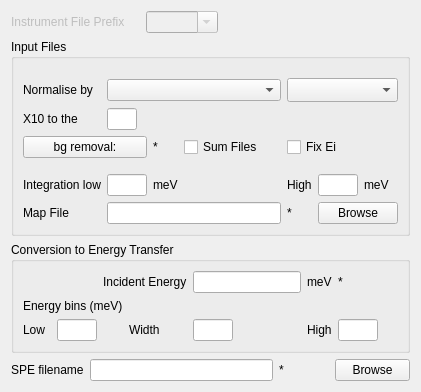
     <widget class="QWidget" name="conv" >
      <attribute name="title" >
       <string>Energy Transfer</string>
      </attribute>
      <layout class="QGridLayout" name="gridLayout_3" >
       <item row="0" column="0" colspan="2" >
        <widget class="QLabel" name="lbPrefix" >
         <property name="enabled" >
          <bool>false</bool>
         </property>
         <property name="text" >
          <string>Instrument File Prefix</string>
         </property>
        </widget>
       </item>
       <item row="0" column="2" >
        <widget class="QComboBox" name="loadRun_cbInst" >
         <property name="enabled" >
          <bool>false</bool>
         </property>
         <property name="sizePolicy" >
          <sizepolicy vsizetype="Fixed" hsizetype="Fixed" >
           <horstretch>0</horstretch>
           <verstretch>0</verstretch>
          </sizepolicy>
         </property>
         <property name="maximumSize" >
          <size>
           <width>100</width>
           <height>16777215</height>
          </size>
         </property>
         <property name="editable" >
          <bool>true</bool>
         </property>
        </widget>
       </item>
       <item row="0" column="3" colspan="3" >
        <spacer name="horizontalSpacer_22" >
         <property name="orientation" >
          <enum>Qt::Horizontal</enum>
         </property>
         <property name="sizeHint" stdset="0" >
          <size>
           <width>40</width>
           <height>20</height>
          </size>
         </property>
        </spacer>
       </item>
       <item row="1" column="0" colspan="6" >
        <widget class="QGroupBox" name="gbExperiment" >
         <property name="title" >
          <string>Input Files</string>
         </property>
         <property name="flat" >
          <bool>false</bool>
         </property>
         <property name="checkable" >
          <bool>false</bool>
         </property>
         <layout class="QGridLayout" name="gridLayout_2" >
          <item row="1" column="0" colspan="2" >
           <widget class="QLabel" name="lbNorm" >
            <property name="toolTip" >
             <string comment="Select the type of normalization for the runs" >Select the type of normalization for the runs</string>
            </property>
            <property name="text" >
             <string>Normalise by</string>
            </property>
           </widget>
          </item>
          <item row="1" column="2" colspan="3" >
           <widget class="QComboBox" name="cbNormal" >
            <property name="sizePolicy" >
             <sizepolicy vsizetype="Fixed" hsizetype="Minimum" >
              <horstretch>0</horstretch>
              <verstretch>0</verstretch>
             </sizepolicy>
            </property>
            <property name="minimumSize" >
             <size>
              <width>80</width>
              <height>0</height>
             </size>
            </property>
            <property name="toolTip" >
             <string comment="Select the type of normalization for the runs" >Select the type of normalization for the runs</string>
            </property>
           </widget>
          </item>
          <item row="1" column="5" colspan="3" >
           <widget class="QComboBox" name="cbMonitors" >
            <property name="toolTip" >
             <string comment="Select the type of normalization for the runs" >Select the type of normalization for the runs</string>
            </property>
            <property name="sizeAdjustPolicy" >
             <enum>QComboBox::AdjustToMinimumContentsLengthWithIcon</enum>
            </property>
           </widget>
          </item>
          <item row="2" column="0" colspan="2" >
           <widget class="QLabel" name="lbScale" >
            <property name="text" >
             <string>X10 to the</string>
            </property>
           </widget>
          </item>
          <item row="2" column="2" >
           <widget class="QLineEdit" name="leScale" >
            <property name="sizePolicy" >
             <sizepolicy vsizetype="Fixed" hsizetype="Maximum" >
              <horstretch>0</horstretch>
              <verstretch>0</verstretch>
             </sizepolicy>
            </property>
            <property name="maximumSize" >
             <size>
              <width>30</width>
              <height>16777215</height>
             </size>
            </property>
           </widget>
          </item>
          <item row="3" column="0" colspan="3" >
           <widget class="QPushButton" name="pbBack" >
            <property name="text" >
             <string>bg removal:</string>
            </property>
           </widget>
          </item>
          <item row="3" column="3" >
           <widget class="QLabel" name="valBg" >
            <property name="sizePolicy" >
             <sizepolicy vsizetype="Minimum" hsizetype="Minimum" >
              <horstretch>0</horstretch>
              <verstretch>0</verstretch>
             </sizepolicy>
            </property>
            <property name="minimumSize" >
             <size>
              <width>20</width>
              <height>20</height>
             </size>
            </property>
            <property name="text" >
             <string>*</string>
            </property>
           </widget>
          </item>
          <item row="3" column="4" >
           <widget class="QCheckBox" name="ckSumSpecs" >
            <property name="sizePolicy" >
             <sizepolicy vsizetype="Fixed" hsizetype="Minimum" >
              <horstretch>64</horstretch>
              <verstretch>0</verstretch>
             </sizepolicy>
            </property>
            <property name="minimumSize" >
             <size>
              <width>64</width>
              <height>0</height>
             </size>
            </property>
            <property name="text" >
             <string>Sum Files</string>
            </property>
            <property name="tristate" >
             <bool>false</bool>
            </property>
           </widget>
          </item>
          <item row="3" column="5" colspan="3" >
           <widget class="QCheckBox" name="ckFixEi" >
            <property name="text" >
             <string>Fix Ei</string>
            </property>
           </widget>
          </item>
          <item row="5" column="0" colspan="2" >
           <widget class="QLabel" name="lbWBV0Low1" >
            <property name="sizePolicy" >
             <sizepolicy vsizetype="Expanding" hsizetype="Expanding" >
              <horstretch>0</horstretch>
              <verstretch>0</verstretch>
             </sizepolicy>
            </property>
            <property name="text" >
             <string>Integration low</string>
            </property>
           </widget>
          </item>
          <item row="5" column="2" >
           <widget class="QLineEdit" name="leWBV0Low" >
            <property name="sizePolicy" >
             <sizepolicy vsizetype="Fixed" hsizetype="Maximum" >
              <horstretch>0</horstretch>
              <verstretch>0</verstretch>
             </sizepolicy>
            </property>
            <property name="minimumSize" >
             <size>
              <width>0</width>
              <height>0</height>
             </size>
            </property>
            <property name="maximumSize" >
             <size>
              <width>40</width>
              <height>16777215</height>
             </size>
            </property>
           </widget>
          </item>
          <item row="5" column="3" >
           <widget class="QLabel" name="lbWBV0Low2" >
            <property name="text" >
             <string>meV</string>
            </property>
           </widget>
          </item>
          <item row="5" column="4" >
           <spacer name="horizontalSpacer_3" >
            <property name="orientation" >
             <enum>Qt::Horizontal</enum>
            </property>
            <property name="sizeType" >
             <enum>QSizePolicy::Fixed</enum>
            </property>
            <property name="sizeHint" stdset="0" >
             <size>
              <width>20</width>
              <height>20</height>
             </size>
            </property>
           </spacer>
          </item>
          <item row="5" column="5" >
           <widget class="QLabel" name="lbWBV0High1" >
            <property name="text" >
             <string>High</string>
            </property>
           </widget>
          </item>
          <item row="5" column="6" >
           <widget class="QLineEdit" name="leWBV0High" >
            <property name="sizePolicy" >
             <sizepolicy vsizetype="Fixed" hsizetype="Maximum" >
              <horstretch>0</horstretch>
              <verstretch>0</verstretch>
             </sizepolicy>
            </property>
            <property name="maximumSize" >
             <size>
              <width>40</width>
              <height>16777215</height>
             </size>
            </property>
           </widget>
          </item>
          <item row="5" column="7" >
           <widget class="QLabel" name="lbWBV0High2" >
            <property name="text" >
             <string>meV</string>
            </property>
           </widget>
          </item>
          <item row="6" column="0" colspan="2" >
           <widget class="QLabel" name="map_fileInput_lbName" >
            <property name="sizePolicy" >
             <sizepolicy vsizetype="Expanding" hsizetype="Expanding" >
              <horstretch>0</horstretch>
              <verstretch>0</verstretch>
             </sizepolicy>
            </property>
            <property name="text" >
             <string>Map File</string>
            </property>
           </widget>
          </item>
          <item row="6" column="2" colspan="3" >
           <widget class="QLineEdit" name="map_fileInput_leName" />
          </item>
          <item row="6" column="5" >
           <widget class="QLabel" name="valMap" >
            <property name="sizePolicy" >
             <sizepolicy vsizetype="Minimum" hsizetype="Minimum" >
              <horstretch>0</horstretch>
              <verstretch>0</verstretch>
             </sizepolicy>
            </property>
            <property name="minimumSize" >
             <size>
              <width>20</width>
              <height>20</height>
             </size>
            </property>
            <property name="text" >
             <string>*</string>
            </property>
           </widget>
          </item>
          <item row="6" column="6" colspan="2" >
           <widget class="QPushButton" name="map_fileInput_pbBrowse" >
            <property name="text" >
             <string>Browse</string>
            </property>
           </widget>
          </item>
          <item row="0" column="2" >
           <spacer name="verticalSpacer_4" >
            <property name="orientation" >
             <enum>Qt::Vertical</enum>
            </property>
            <property name="sizeHint" stdset="0" >
             <size>
              <width>20</width>
              <height>10</height>
             </size>
            </property>
           </spacer>
          </item>
          <item row="4" column="4" >
           <spacer name="verticalSpacer_5" >
            <property name="orientation" >
             <enum>Qt::Vertical</enum>
            </property>
            <property name="sizeHint" stdset="0" >
             <size>
              <width>20</width>
              <height>10</height>
             </size>
            </property>
           </spacer>
          </item>
         </layout>
        </widget>
       </item>
       <item row="2" column="0" colspan="6" >
        <widget class="QGroupBox" name="gbConvUnits" >
         <property name="title" >
          <string>Conversion to Energy Transfer</string>
         </property>
         <layout class="QGridLayout" name="gridLayout_8" >
          <item row="0" column="2" colspan="2" >
           <widget class="QLabel" name="lbEGuess1" >
            <property name="text" >
             <string>Incident Energy</string>
            </property>
           </widget>
          </item>
          <item row="0" column="4" colspan="2" >
           <widget class="QLineEdit" name="leEGuess" />
          </item>
          <item row="1" column="0" colspan="3" >
           <widget class="QLabel" name="lbEBins" >
            <property name="sizePolicy" >
             <sizepolicy vsizetype="Expanding" hsizetype="Expanding" >
              <horstretch>0</horstretch>
              <verstretch>0</verstretch>
             </sizepolicy>
            </property>
            <property name="text" >
             <string>Energy bins (meV)</string>
            </property>
           </widget>
          </item>
          <item row="2" column="0" >
           <widget class="QLabel" name="lbELow" >
            <property name="sizePolicy" >
             <sizepolicy vsizetype="Expanding" hsizetype="Expanding" >
              <horstretch>0</horstretch>
              <verstretch>0</verstretch>
             </sizepolicy>
            </property>
            <property name="text" >
             <string>Low</string>
            </property>
            <property name="textFormat" >
             <enum>Qt::AutoText</enum>
            </property>
            <property name="wordWrap" >
             <bool>true</bool>
            </property>
           </widget>
          </item>
          <item row="2" column="1" >
           <widget class="QLineEdit" name="leELow" >
            <property name="sizePolicy" >
             <sizepolicy vsizetype="Fixed" hsizetype="Maximum" >
              <horstretch>0</horstretch>
              <verstretch>0</verstretch>
             </sizepolicy>
            </property>
            <property name="maximumSize" >
             <size>
              <width>40</width>
              <height>16777215</height>
             </size>
            </property>
           </widget>
          </item>
          <item row="2" column="2" >
           <spacer name="horizontalSpacer_13" >
            <property name="orientation" >
             <enum>Qt::Horizontal</enum>
            </property>
            <property name="sizeType" >
             <enum>QSizePolicy::Fixed</enum>
            </property>
            <property name="sizeHint" stdset="0" >
             <size>
              <width>20</width>
              <height>20</height>
             </size>
            </property>
           </spacer>
          </item>
          <item row="2" column="3" >
           <widget class="QLabel" name="lbEWidth" >
            <property name="sizePolicy" >
             <sizepolicy vsizetype="Expanding" hsizetype="Expanding" >
              <horstretch>0</horstretch>
              <verstretch>0</verstretch>
             </sizepolicy>
            </property>
            <property name="text" >
             <string>Width</string>
            </property>
            <property name="textFormat" >
             <enum>Qt::AutoText</enum>
            </property>
            <property name="wordWrap" >
             <bool>true</bool>
            </property>
           </widget>
          </item>
          <item row="2" column="4" >
           <widget class="QLineEdit" name="leEWidth" >
            <property name="sizePolicy" >
             <sizepolicy vsizetype="Fixed" hsizetype="Maximum" >
              <horstretch>0</horstretch>
              <verstretch>0</verstretch>
             </sizepolicy>
            </property>
            <property name="maximumSize" >
             <size>
              <width>40</width>
              <height>16777215</height>
             </size>
            </property>
           </widget>
          </item>
          <item row="2" column="5" >
           <spacer name="horizontalSpacer_25" >
            <property name="orientation" >
             <enum>Qt::Horizontal</enum>
            </property>
            <property name="sizeType" >
             <enum>QSizePolicy::Fixed</enum>
            </property>
            <property name="sizeHint" stdset="0" >
             <size>
              <width>20</width>
              <height>20</height>
             </size>
            </property>
           </spacer>
          </item>
          <item row="2" column="6" >
           <widget class="QLabel" name="lbEHigh" >
            <property name="sizePolicy" >
             <sizepolicy vsizetype="Expanding" hsizetype="Expanding" >
              <horstretch>0</horstretch>
              <verstretch>0</verstretch>
             </sizepolicy>
            </property>
            <property name="text" >
             <string>High</string>
            </property>
            <property name="textFormat" >
             <enum>Qt::AutoText</enum>
            </property>
            <property name="wordWrap" >
             <bool>true</bool>
            </property>
           </widget>
          </item>
          <item row="2" column="7" >
           <widget class="QLineEdit" name="leEHigh" >
            <property name="sizePolicy" >
             <sizepolicy vsizetype="Fixed" hsizetype="Maximum" >
              <horstretch>0</horstretch>
              <verstretch>0</verstretch>
             </sizepolicy>
            </property>
            <property name="maximumSize" >
             <size>
              <width>40</width>
              <height>16777215</height>
             </size>
            </property>
           </widget>
          </item>
          <item row="2" column="8" >
           <spacer name="horizontalSpacer_12" >
            <property name="orientation" >
             <enum>Qt::Horizontal</enum>
            </property>
            <property name="sizeType" >
             <enum>QSizePolicy::Fixed</enum>
            </property>
            <property name="sizeHint" stdset="0" >
             <size>
              <width>20</width>
              <height>20</height>
             </size>
            </property>
           </spacer>
          </item>
          <item row="0" column="6" >
           <widget class="QLabel" name="lbEGuess2" >
            <property name="text" >
             <string>meV</string>
            </property>
           </widget>
          </item>
          <item row="0" column="7" >
           <widget class="QLabel" name="valGuess" >
            <property name="sizePolicy" >
             <sizepolicy vsizetype="Minimum" hsizetype="Minimum" >
              <horstretch>0</horstretch>
              <verstretch>0</verstretch>
             </sizepolicy>
            </property>
            <property name="minimumSize" >
             <size>
              <width>20</width>
              <height>20</height>
             </size>
            </property>
            <property name="maximumSize" >
             <size>
              <width>20</width>
              <height>20</height>
             </size>
            </property>
            <property name="text" >
             <string>*</string>
            </property>
           </widget>
          </item>
         </layout>
        </widget>
       </item>
       <item row="3" column="0" >
        <widget class="QLabel" name="lbSPE" >
         <property name="sizePolicy" >
          <sizepolicy vsizetype="Fixed" hsizetype="Fixed" >
           <horstretch>0</horstretch>
           <verstretch>0</verstretch>
          </sizepolicy>
         </property>
         <property name="text" >
          <string>SPE filename</string>
         </property>
        </widget>
       </item>
       <item row="3" column="1" colspan="3" >
        <widget class="QLineEdit" name="leNameSPE" >
         <property name="sizePolicy" >
          <sizepolicy vsizetype="Fixed" hsizetype="Preferred" >
           <horstretch>0</horstretch>
           <verstretch>0</verstretch>
          </sizepolicy>
         </property>
        </widget>
       </item>
       <item row="3" column="4" >
        <widget class="QLabel" name="valSPE" >
         <property name="sizePolicy" >
          <sizepolicy vsizetype="Minimum" hsizetype="Minimum" >
           <horstretch>0</horstretch>
           <verstretch>0</verstretch>
          </sizepolicy>
         </property>
         <property name="minimumSize" >
          <size>
           <width>20</width>
           <height>20</height>
          </size>
         </property>
         <property name="text" >
          <string>*</string>
         </property>
        </widget>
       </item>
       <item row="3" column="5" >
        <widget class="QPushButton" name="pbBrowseSPE" >
         <property name="sizePolicy" >
          <sizepolicy vsizetype="Fixed" hsizetype="Maximum" >
           <horstretch>0</horstretch>
           <verstretch>0</verstretch>
          </sizepolicy>
         </property>
         <property name="maximumSize" >
          <size>
           <width>75</width>
           <height>16777215</height>
          </size>
         </property>
         <property name="text" >
          <string>Browse</string>
         </property>
        </widget>
       </item>
      </layout>
     </widget>
